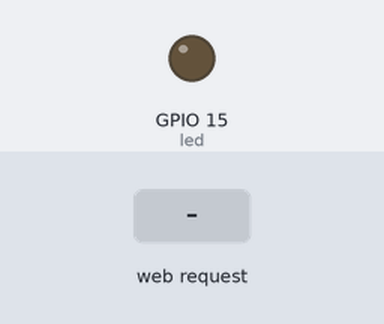
Bench run of a sketch on a simulated ESP32. Parts: output pins drawn as LEDs (lit = HIGH). The test bench sets the inputs (shaded band). WiFi joins after 1.5 s; servers stay silent unless stated; what the sketch prints to the serial monitor is not drawn.

Above: at 2.7 s.
2.8 s: HTTP request GET /led?state=on received
At 3.9 s:
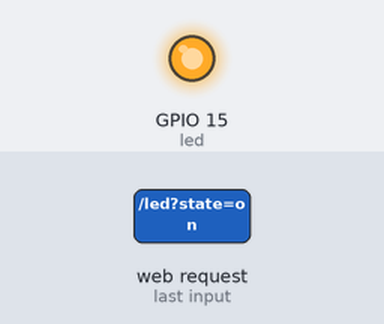
4.3 s: HTTP request GET / received
At 5.1 s:
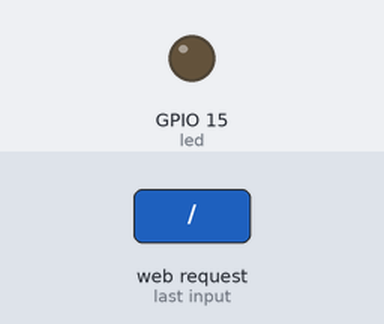
Timing chart, 0 to 7.3 s (numbered marks = the images above; inputs shaded):
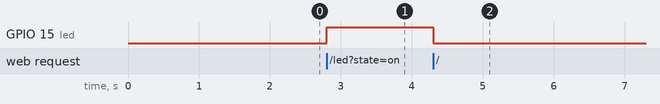

The sketch:

hello-http-server-esp32.ino
```cpp
#include <WiFi.h>
#include <WiFiClient.h>
#include <WebServer.h>
#include <ESPmDNS.h>
#include "arduino_secrets.h"

const char* ssid = "FMI-AIR-NEW";
const char* password = "";

WebServer server(80);

const int led = 15;

void handleRoot() {
  digitalWrite(led, 1);
  server.send(200, "text/html",
  "<!DOCTYPE html>\
  <html>\
  <body>\
  <h2>Arduino ESP32 Web Server &#9729;</h2>\
  </body>\
  </html>");
  digitalWrite(led, 0);
}

void handleLED() {
  String message = "";
  for (uint8_t i = 0; i < server.args(); i++) {
    message += " " + server.argName(i) + ": " + server.arg(i) + "\n";
  }
  if(server.arg("state") == "on") {
    digitalWrite(led, 1);
  } else {
    digitalWrite(led, 0);
  }
  server.send(200, "text/html",
  "<!DOCTYPE html>\
  <html>\
  <body>\
  <h2>" + message + "</h2>\
  </body>\
  </html>");

}


void handleNotFound() {
  digitalWrite(led, 1);
  String message = "File Not Found\n\n";
  message += "URI: ";
  message += server.uri();
  message += "\nMethod: ";
  message += (server.method() == HTTP_GET) ? "GET" : "POST";
  message += "\nArguments: ";
  message += server.args();
  message += "\n";
  for (uint8_t i = 0; i < server.args(); i++) {
    message += " " + server.argName(i) + ": " + server.arg(i) + "\n";
  }
  server.send(404, "text/plain", message);
  digitalWrite(led, 0);
}

void setup(void) {
  pinMode(led, OUTPUT);
  digitalWrite(led, 0);
  Serial.begin(115200);
  WiFi.mode(WIFI_STA);
  WiFi.begin(ssid, password);
  Serial.println("");

  // Wait for connection
  while (WiFi.status() != WL_CONNECTED) {
    delay(500);
    Serial.print(".");
  }
  Serial.println("");
  Serial.print("Connected to ");
  Serial.println(ssid);
  Serial.print("IP address: ");
  Serial.println(WiFi.localIP());

  if (MDNS.begin("esp32_trayan")) {
    Serial.println("MDNS responder started");
  }

  server.on("/", handleRoot);

  server.on("/led", handleLED);

  server.on("/inline", []() {
    server.send(200, "text/plain", "this works as well");
  });

  server.onNotFound(handleNotFound);

  server.begin();
  Serial.println("HTTP server started");
}

void loop(void) {
  server.handleClient();
}
```

arduino_secrets.h
```cpp
#define SECRET_SSID "robots"
#define SECRET_PASS "robot123"
```

Measured:
- after the input at 2.8 s, GPIO 15 (led): LOW → HIGH at once
- after the input at 4.3 s, GPIO 15 (led): HIGH → LOW at once
